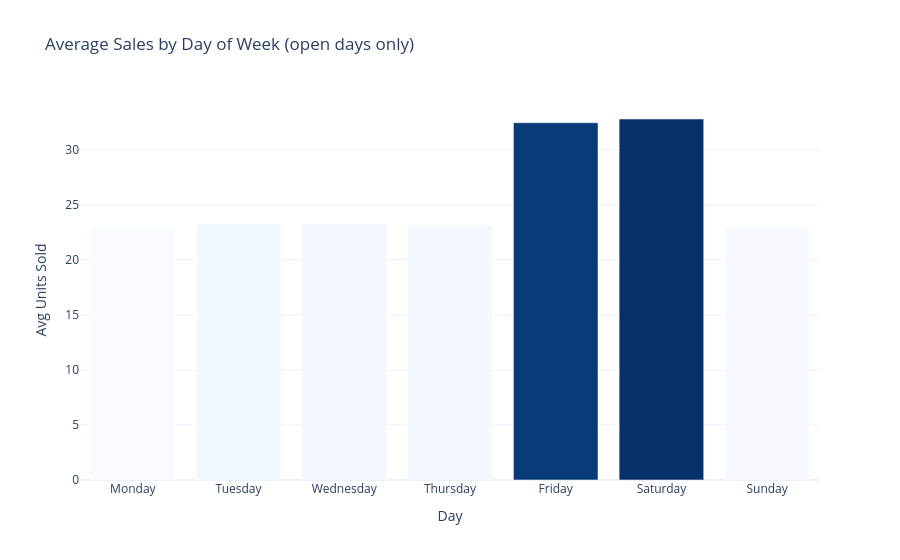

Notebook code for this chart:
### Markdown cell above
## Section 3 — Patterns & Seasonality

### Code cell
# Exclude closed days (zero-sales days) from averages so they don't distort patterns
df_open = df[df["quantite_vendue"] > 0].copy()
df_open["day_of_week"] = df_open["date"].dt.dayofweek  # 0=Monday … 6=Sunday
df_open["day_name"] = df_open["date"].dt.day_name()
df_open["month"] = df_open["date"].dt.month
df_open["month_name"] = df_open["date"].dt.strftime("%b")

DAY_ORDER = ["Monday", "Tuesday", "Wednesday", "Thursday", "Friday", "Saturday", "Sunday"]
MONTH_ORDER = ["Jan", "Feb", "Mar", "Apr", "May", "Jun",
               "Jul", "Aug", "Sep", "Oct", "Nov", "Dec"]

# --- Bar chart: average sales by day of week ---
avg_by_dow = (
    df_open.groupby(["day_of_week", "day_name"])["quantite_vendue"]
    .mean()
    .reset_index()
    .rename(columns={"quantite_vendue": "avg_vendu"})
    .sort_values("day_of_week")
)

fig = px.bar(
    avg_by_dow,
    x="day_name",
    y="avg_vendu",
    category_orders={"day_name": DAY_ORDER},
    title="Average Sales by Day of Week (open days only)",
    labels={"day_name": "Day", "avg_vendu": "Avg Units Sold"},
    template="plotly_white",
    color="avg_vendu",
    color_continuous_scale="Blues",
)
fig.update_layout(coloraxis_showscale=False)
fig.show()

### Figure 1 — Plotly figure (JSON) as saved in the notebook; plotly's stock layout.template omitted (floating-point values rounded to 4 significant figures)
{"data": [{"hovertemplate": "Day=%{x}<br>Avg Units Sold=%{marker.color}<extra></extra>", "legendgroup": "", "marker": {"color": [22.94, 23.27, 23.26, 23.19, 32.45, 32.79, 23.0], "coloraxis": "coloraxis", "pattern": {"shape": ""}}, "name": "", "orientation": "v", "showlegend": false, "textposition": "auto", "type": "bar", "x": ["Monday", "Tuesday", "Wednesday", "Thursday", "Friday", "Saturday", "Sunday"], "xaxis": "x", "y": [22.94, 23.27, 23.26, 23.19, 32.45, 32.79, 23.0], "yaxis": "y"}], "layout": {"barmode": "relative", "coloraxis": {"colorbar": {"title": {"text": "Avg Units Sold"}}, "colorscale": [[0.0, "rgb(247,251,255)"], [0.125, "rgb(222,235,247)"], [0.25, "rgb(198,219,239)"], [0.375, "rgb(158,202,225)"], [0.5, "rgb(107,174,214)"], [0.625, "rgb(66,146,198)"], [0.75, "rgb(33,113,181)"], [0.875, "rgb(8,81,156)"], [1.0, "rgb(8,48,107)"]], "showscale": false}, "legend": {"tracegroupgap": 0}, "title": {"text": "Average Sales by Day of Week (open days only)"}, "xaxis": {"anchor": "y", "categoryarray": ["Monday", "Tuesday", "Wednesday", "Thursday", "Friday", "Saturday", "Sunday"], "categoryorder": "array", "domain": [0.0, 1.0], "title": {"text": "Day"}}, "yaxis": {"anchor": "x", "domain": [0.0, 1.0], "title": {"text": "Avg Units Sold"}}}}
